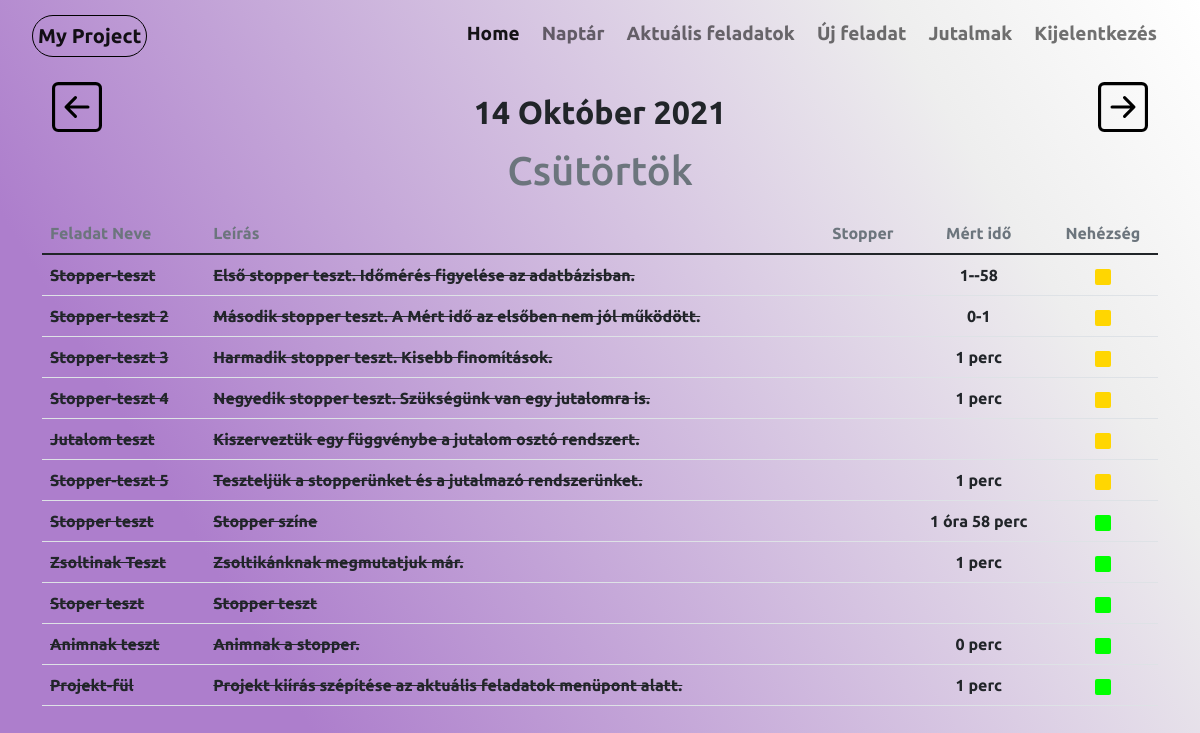
The page /day (signed in) on the database as committed earlier.
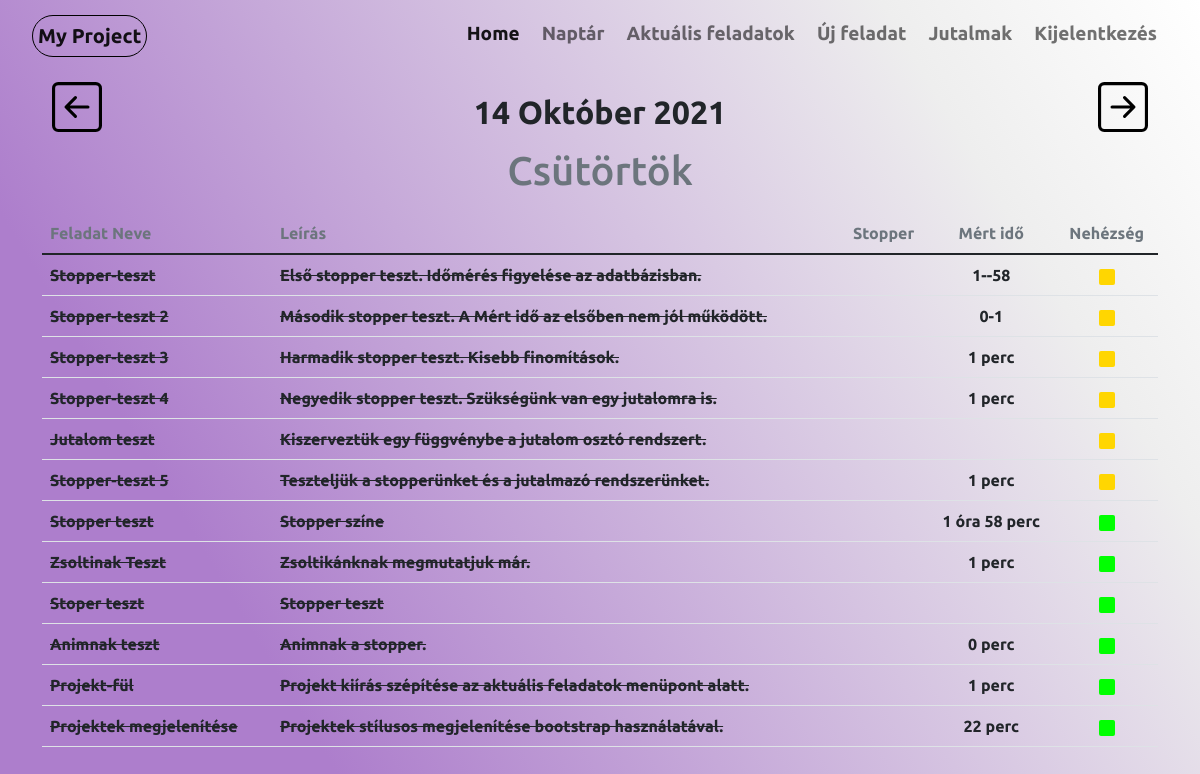
The same page on the database as committed later.
### website/models.py (models this page shows, shortened)
class Tasks(db.Model):
    task_id = db.Column(db.Integer,primary_key=True)
    project_id = db.Column(db.Integer, db.ForeignKey('projects.project_id'))
    task_name = db.Column(db.String(60))
    status = db.Column(db.Boolean, default=False)
    task_time = db.Column(db.String(60))
    stoper = db.Column(db.Boolean, default=False)
    mert_ido = db.Column(db.String(60))
    difficulty = db.Column(db.String(60))
    description = db.Column(db.String(250))
    user_id = db.Column(db.Integer, db.ForeignKey('user.id'))

### website/views.py (the view)
@views.route("/day", methods=['GET','POST'])
@login_required
def day_view():
    with open('date.txt','r') as f:
        d = f.read().split('/')
        year = d[0]
        month = d[1]
        day = d[2]
        f.close()
    value= day1(int(year), int(month), int(day))
    print(value)
    user_task = db.session.query(Tasks).filter(Tasks.task_time == f"{year}-{month}-{day}"). \
        filter(Tasks.user_id == current_user.id).all()
    return render_template('day.html', user = current_user,value=value, month=month, tasks = user_task)

### website/__init__.py (called while the page is built)
def create_app():
    app = Flask(__name__)
    app.secret_key = secrets.token_urlsafe(16)
    app.config['SQLALCHEMY_DATABASE_URI'] = f'sqlite:///{DB_NAME}'
    db.init_app(app)
    from .views import views
    from .auth import auth
    app.register_blueprint(views)
    app.register_blueprint(auth)
    from .models import User
    login_manager = LoginManager()
    login_manager.login_view = 'auth.login'
    login_manager.init_app(app)
    @login_manager.user_loader
    def load_user(id):
        return User.query.get(int(id))
    create_database(app)
    return app

### website/date.py (called while the page is built)
def day1(year, month, day):
    try:
        day_name = calendar.weekday(year, month, day)
        return [day, months[month], year, days[day_name]]
    except Exception:
        return False

### website/templates/day.html (shortened to what this page needs)
{% extends "base.html"%}{% block title %}Nap{% endblock %}
{%block content%}
<div style="margin:15px 10px 10px 10px ;">
    <ul class="nav justify-content-between">
        <li class="nav-item">
            <a href="/last_day/{{ value.0 }}">
            </a>
        </li>
        <li class="nav-item">
            <div class="col">
                <h3 class="text-center">
                    <a class="nav-link link-dark fs-2" href="/{{ value.2 }}/{{ month }}">{{ value.0 }}  {{ value.1 }}  {{ value.2 }}</a>
                </h3>
                <h1 class="fs-1 text-secondary">
                    <div style="text-align: center;">{{ value.3 }}</div>
                </h1>
            </div>
        </li>
        <li class="nav-item">
            <a href="/next_day/{{ value.0 }}">
            </a>
        </li>
    </ul>
</div>
<table class="table  table-hover fs-6 fw-bold">
    <thread>
        <td class="fs-6 text-secondary">Feladat Neve</td>
        <td class="fs-6 text-secondary">Leírás</td>
        <td class="fs-6 text-secondary" style="text-align: center;">Stopper</td>
        <td class="fs-6 text-secondary" style="text-align: center;">Mért idő</td>
        <td class="fs-6 text-secondary" style="text-align: center;">Nehézség</td>
    </thread>
    <tbody>
        {%for task in tasks%}
            {%if task.status == True%}
                    <tr>
                        <td> {{task.task_name}}</td>
                        <td> {{task.description}}</td>
                        <td style="text-align: center;">
                            <a href="/stoper/{{ task.task_id }}">
                                {% if not task.stoper %}
                                <svg xmlns="http://www.w3.org/2000/svg" width="30" height="30" fill="#2EEF42" class="bi bi-play-circle-fill" viewBox="0 0 16 16">
                                    <path d="M16 8A8 8 0 1 1 0 8a8 8 0 0 1 16 0zM6.79 5.093A.5.5 0 0 0 6 5.5v5a.5.5 0 0 0 .79.407l3.5-2.5a.5.5 0 0 0 0-.814l-3.5-2.5z"/>
                                </svg>
                                {%else%}
                                <svg xmlns="http://www.w3.org/2000/svg" width="30" height="30" fill="#CC0000" class="bi bi-play-circle-fill" viewBox="0 0 16 16">
                                    <path d="M16 8A8 8 0 1 1 0 8a8 8 0 0 1 16 0zM6.79 5.093A.5.5 0 0 0 6 5.5v5a.5.5 0 0 0 .79.407l3.5-2.5a.5.5 0 0 0 0-.814l-3.5-2.5z"/>
                                </svg>
                                {%endif%}
                            </a>
                        </td>
                        <td></td>
                        <td style="text-align: center;">
                            {%if task.difficulty == "Könnyű"%}
                            <svg xmlns="http://www.w3.org/2000/svg" width="16" height="16" fill="#01ff01" class="bi bi-square-fill" viewBox="0 0 16 16">
                                <path d="M0 2a2 2 0 0 1 2-2h12a2 2 0 0 1 2 2v12a2 2 0 0 1-2 2H2a2 2 0 0 1-2-2V2z"/>
                            </svg>
                            {%elif task.difficulty == "Közepes"%}
                            <svg xmlns="http://www.w3.org/2000/svg" width="16" height="16" fill="#ffd601" class="bi bi-square-fill" viewBox="0 0 16 16">
                                <path d="M0 2a2 2 0 0 1 2-2h12a2 2 0 0 1 2 2v12a2 2 0 0 1-2 2H2a2 2 0 0 1-2-2V2z"/>
                            </svg>
                            {%else%}
                            <svg xmlns="http://www.w3.org/2000/svg" width="16" height="16" fill="#9b0101" class="bi bi-square-fill" viewBox="0 0 16 16">
                                <path d="M0 2a2 2 0 0 1 2-2h12a2 2 0 0 1 2 2v12a2 2 0 0 1-2 2H2a2 2 0 0 1-2-2V2z"/>
                            </svg>
                            {%endif%}
                        </td>
                {%else%}
                    <tr>
                        <td><del>{{task.task_name}}</del></td>
                        <td><del> {{task.description}} </del> </td>
                        <td></td>
                        {%if task.mert_ido != "0"%}
                        <td style="text-align: center;">{{task.mert_ido}}</td>
                        {%else%}
                        <td></td>
                        {%endif%}
                        <td style="text-align: center;">
                            {%if task.difficulty == "Könnyű"%}
                            <svg xmlns="http://www.w3.org/2000/svg" width="16" height="16" fill="#01ff01" class="bi bi-square-fill" viewBox="0 0 16 16">
                                <path d="M0 2a2 2 0 0 1 2-2h12a2 2 0 0 1 2 2v12a2 2 0 0 1-2 2H2a2 2 0 0 1-2-2V2z"/>
                            </svg>
                            {%elif task.difficulty == "Közepes"%}
                            <svg xmlns="http://www.w3.org/2000/svg" width="16" height="16" fill="#ffd601" class="bi bi-square-fill" viewBox="0 0 16 16">
                                <path d="M0 2a2 2 0 0 1 2-2h12a2 2 0 0 1 2 2v12a2 2 0 0 1-2 2H2a2 2 0 0 1-2-2V2z"/>
                            </svg>
                            {%else%}
                            <svg xmlns="http://www.w3.org/2000/svg" width="16" height="16" fill="#9b0101" class="bi bi-square-fill" viewBox="0 0 16 16">
                                <path d="M0 2a2 2 0 0 1 2-2h12a2 2 0 0 1 2 2v12a2 2 0 0 1-2 2H2a2 2 0 0 1-2-2V2z"/>
                            </svg>
                            {%endif%}
                        </td>
                    </tr>
                    {%endif%}
        {%endfor%}
    </tbody>
</table>
{%endblock%}

### website/templates/base.html (shortened to what this page needs)
<!DOCTYPE html>
<html lang="en">
<head>
    <link rel="stylesheet" id="style" href="./static/style.css" >
    <link rel="stylesheet" href="./static/style_for_signup.css">
    <link rel="stylesheet" href="./static/calendar.css">
    <link href="https://cdn.jsdelivr.net/npm/bootstrap@5.1.1/dist/css/bootstrap.min.css" rel="stylesheet">
</head>
<body>
      <nav class="navbar navbar-expand-lg navbar-light">
          <div class="container-fluid">
            <a class="navbar-brand">My Project</a>
            <div class="collapse navbar-collapse" id="navbarNav">
              <ul class="navbar-nav ms-auto">
                {% if user.is_authenticated %}
                  <li class="nav-item">
                    <a class="nav-link active" id="home" aria-current="page" href="/">Home</a>
                  </li>
                  <li class="nav-item">
                    <a class="nav-link" id="calendar" href="/calendar" >Naptár</a>
                  </li>
                  <li class="nav-item">
                    <a class="nav-link" id="currenttasks" href="/currenttasks">Aktuális feladatok</a>
                  </li>
                  <li class="nav-item">
                    <a class="nav-link" id="newtask" href="/newtask">Új feladat</a>
                  </li>
                  <li class="nav-item">
                    <a class="nav-link" id="jutalmak" href="/jutalmak">Jutalmak</a>
                  </li>
                  <li class="nav-item">
                    <a class="nav-link" id="logout" href="/logout" >Kijelentkezés</a>
                  </li>
                {%endif%}
              </ul>
            </div>
          </div>
        </nav>
      <div class="container">
        {%block content%}
        {%endblock%}
      </div>
    </body>
</html>

### website/static/style.css (style rules this page uses)
* { margin: 0; padding: 0; font-family: 'Ubuntu', sans-serif; }
body { background: linear-gradient(59deg, rgba(173,126,204,1) 21%, rgba(238,238,238,1) 81%, rgba(255,255,255,1) 100%); background-attachment: fixed; }
.navbar-brand { font-size: 16px; font-weight: bold; margin-top: 5px; margin-left: 20px; padding: 5px; border: 1px solid black; border-radius: 50px 50px 50px 50px; }
.nav-link { font-size: 19px; margin: 3px; font-weight: bold; }
.navbar-nav { text-align: right; margin-right: 20px; }

Rows that differ between the two databases and show on the page:
added Tasks: task_name "Projektek megjelenítése", description "Projektek stílusos megjelenítése bootstrap használatával.", mert_ido "22 perc", difficulty "Könnyű" (drawn)
